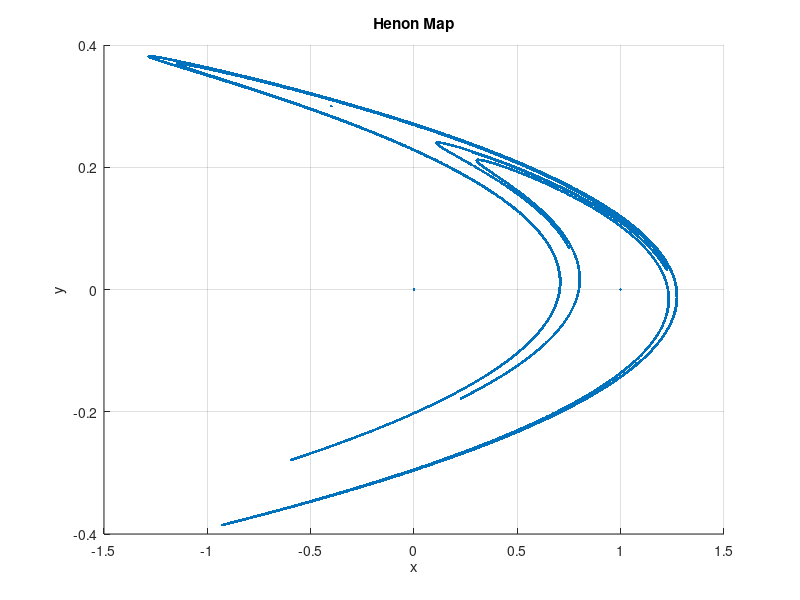
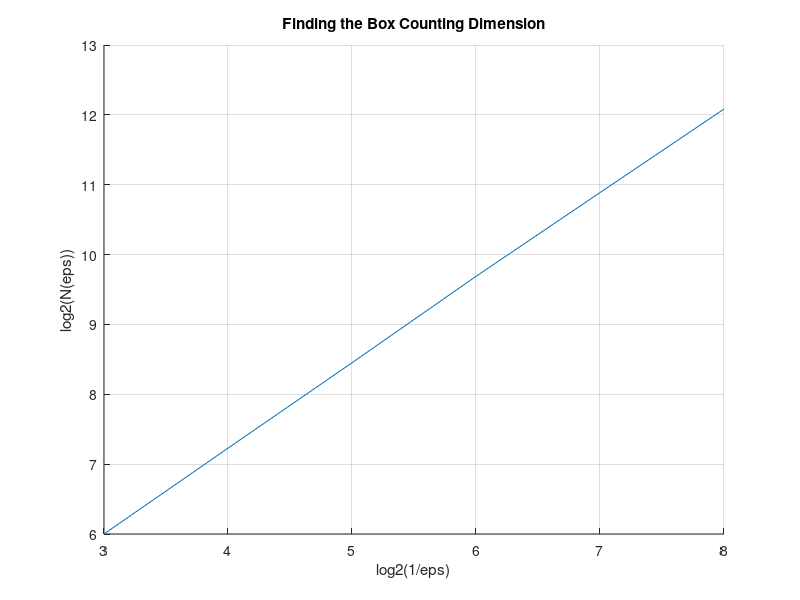

MATLAB code to generate these figures, in order:
% Ben Walleshauser

%Estimating the fractal dimension of the Henon Map w/. box counting
%% Finding a Solution for the Map
close all
clc
clear

Final = 50000;
x = zeros(Final,1);
y = zeros(Final,1);
x(1) = 0;
y(1) = 0;

a = 1.4;
b = 0.30;

%Finding a solution for the Henon Map
for i = 1:Final
    x(i+1) = 1 - a*x(i)^2+y(i);
    y(i+1) = b*x(i);
end

figure(1)
hold on
grid on
plot(x,y,'.') 
xlabel('x')
ylabel('y')
title('Henon Map')
hold off

%% Box Counting

%Different bin sizes
eps = 1./(2.^[3:8]');

%Number of boxes that have an instance of the solution 
HitBoxes = zeros(length(eps),1);

%Total number of boxes for the given bin size (not necessary)
TotalBoxes = zeros(length(eps),1);

%Going to vary the bin size (eps) and see how many boxes are covered/hit
%by the solution
for i = 1:length(eps)
    [P,C] = hist3([x y],'edges',{-2:eps(i):2-eps(i) -2:eps(i):2-eps(i)});   
    HitBoxes(i) = length(nonzeros(P));
    TotalBoxes(i) = numel(P);   
end

%% Finding Slope

%Box-counting dimension is the slope of the resulting regression
p = polyfit(log2(1./eps),log2(HitBoxes),1);
BoxDim = p(1)

%% Visuals

figure(2)
hold on
grid on
title('Finding the Box Counting Dimension')
plot(log2(1./eps),log2(HitBoxes))
xlabel('log2(1/eps)')
ylabel('log2(N(eps))')
hold off

